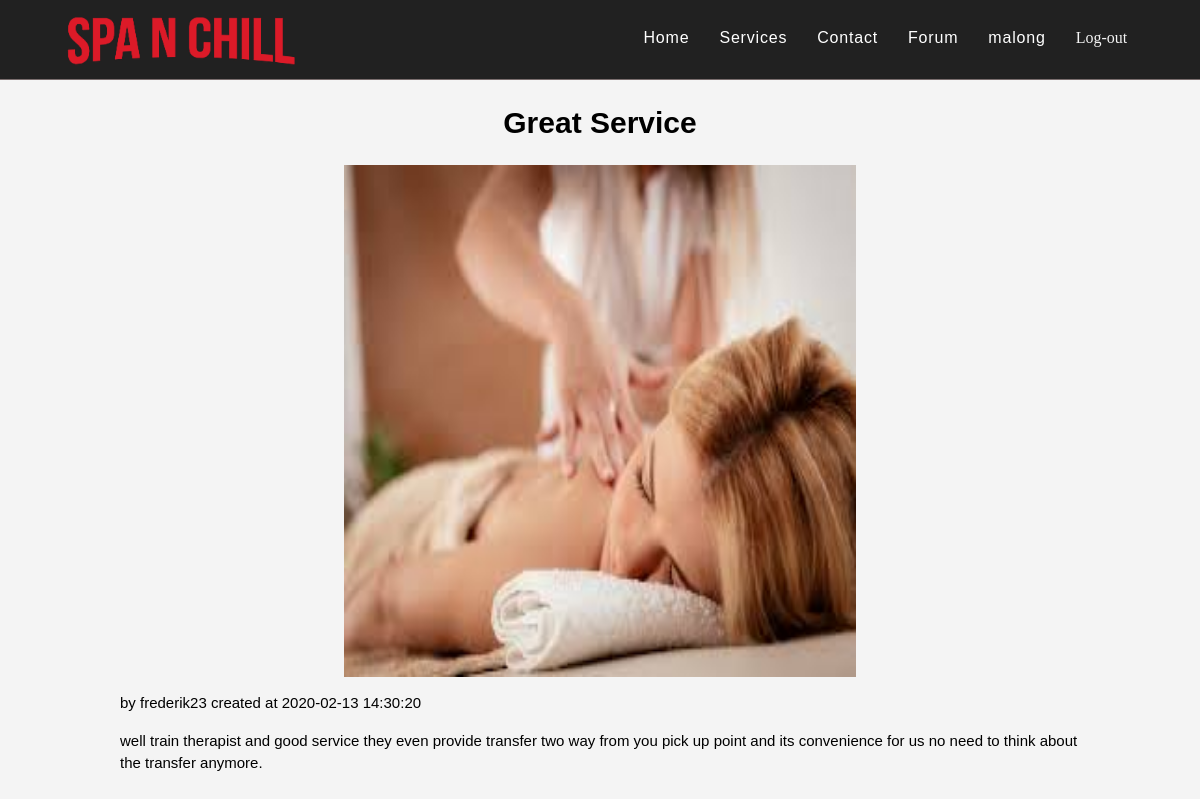
The page /forum/post.php?id=40 (signed in) on the database its author committed.
### tables this page shows
CREATE TABLE `posts` (
  `id` int(11) NOT NULL,
  `user_id` int(11) NOT NULL,
  `title` varchar(255) NOT NULL,
  `content` text NOT NULL,
  `image` varchar(255) NOT NULL,
  `created_at` timestamp NOT NULL DEFAULT CURRENT_TIMESTAMP
);

CREATE TABLE `users` (
  `id` int(11) NOT NULL,
  `username` varchar(191) NOT NULL,
  `password` varchar(191) NOT NULL,
  `firstName` varchar(191) NOT NULL,
  `lastName` varchar(191) NOT NULL,
  `created_at` timestamp NOT NULL DEFAULT CURRENT_TIMESTAMP
);

### forum/post.php (the view, shortened to what this page needs)
<!DOCTYPE html>
<html lang="en">
<head>
    <link rel="stylesheet" href="./../style.css">
</head>
<body>
    <nav>
        <div class="container-fluid">
        <div class="nav-logo">
            <a href="./"><img style="height:64px; display:block; float:left" src="./../images/navbrand.png" alt=""></a>
        </div>
        <ul class="nav-left">
        <li><a href="./../">Home</a></li>
                <li><a href="./../services.php">Services</a></li>
                <li><a href="./../contact.php">Contact</a></li>
                <li><a href="./">Forum</a></li>
                <?php if(isset($_SESSION['user'])):?>
                <li><a href="./../auth/users/profile.php"><?=$_SESSION['user']?></a></li>
                <li><form action="./../auth/users/logout.php"><input
                style="margin:0; padding:0; background-color: transparent; font-size: 1em; font-family: Poppins" type="submit" value="Log-out" name="logout"></form></li>
                <?php else: ?>
                    <li><a href="./../auth/users/login.php">Login</a></li>
                <?php endif; ?>
            </ul>
        </div>
    </nav>
    <?php
            if(isset($_GET['id'])){
                $id = $_GET['id'];
            }
            $mysqli = new mysqli('localhost', 'root', '', 'spanchill');
            $stmt = $mysqli->prepare("SELECT image, posts.id, posts.created_at, title, username, content  FROM posts INNER JOIN users ON posts.user_id = users.id where posts.id = ?");
            $stmt->bind_param("s", $id);
            $stmt->execute();
            $result = $stmt->get_result();
            if($result->num_rows > 0){
            ?>
            <?php
                while($row = $result->fetch_assoc()) {
                ?>
                <div class="container">
                <div>
                    <h1 style="text-align: center"><?=$row['title']?></h1>
                </div>
                <?php if($row['image']!='noimage.jpg'):?>
                    <div>
                    <img style="width: 512px; height:512px; display:block; margin:auto;" src="./../images/post_images/<?=$row['image']?>" alt="">
                    </div>
                <?php endif;?>
                <div>
                    <p>by <?=$row['username']?> created at <?=$row['created_at']?></p>
                </div>
                <div>
                     <?=$row['content']?>
                </div>
            </div>
                <?php
                }
            }
            else{
                echo "<h1>NO POST<h1>";
          }
          ?>
    <br>
    <br><br>
</body>
</html>

### style.css (style rules this page uses)
html { scroll-behavior: smooth; }
a { text-decoration: none; }
body { font: 15px/1.5 Poppins,sans-serif; padding:0; margin:0; background-color:#f4f4f4; }
.container { max-width: 80%; margin:auto; overflow:hidden; }
.container-fluid { max-width: 90%; margin:auto; overflow:hidden; }
nav { width: 100%; height: 4rem; background-color: #212121; color: white; z-index: 1; position: sticky; border-bottom: #c0abab8e .5px solid; padding-top: 10px; padding-bottom: 5px; }
.nav-left { font-size: 1rem; float: right; }
.nav-left li { display: inline-block; margin: 0 .8rem; }
.nav-left li a { letter-spacing: 0.05rem; text-decoration: none; color: #ffffff; padding-bottom: 5px; }
input[type=submit] { background-color: #2ecc71; color:#f4f4f4; border: none; cursor: pointer; }
input { margin-top: 20px }
:root { --modal-duration: 1s; --modal-color: #2980b9; }

### rows shown on the page
posts: title "Great Service", image (picture), user.username "frederik23", created_at "2020-02-13 14:30:20", content "well train therapist and good service they even provide transfer two way from you pick up point and its convenience for us no need to think about the transfer anymore."

### other values the page prints
$_SESSION['user'] "malong"
